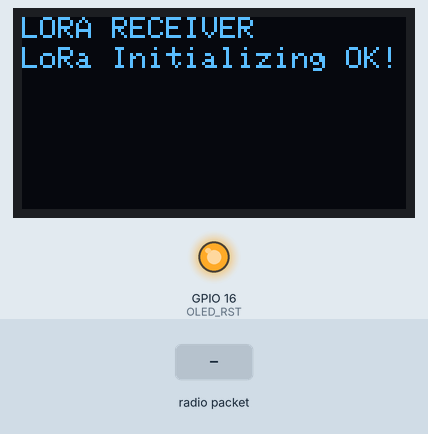
Simulated run of this sketch. Board: ESP32. On the bench: 128×64 one-colour display, output pins drawn as LEDs (lit = HIGH). The test bench sets the inputs (shaded band). No radio packets arrive unless stated; what the sketch prints to the serial monitor is not drawn.

Above: at 1.3 s.
1.4 s: radio packet "1" arrives
At 2.4 s:
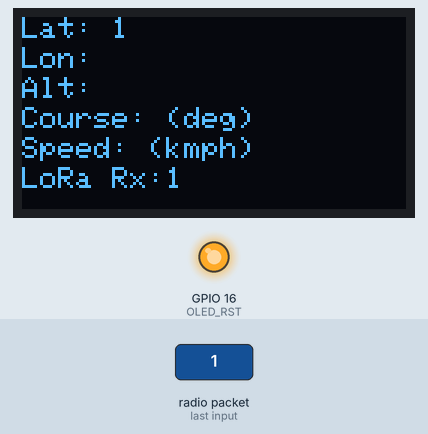
2.9 s: radio packet "0" arrives
At 3.5 s:
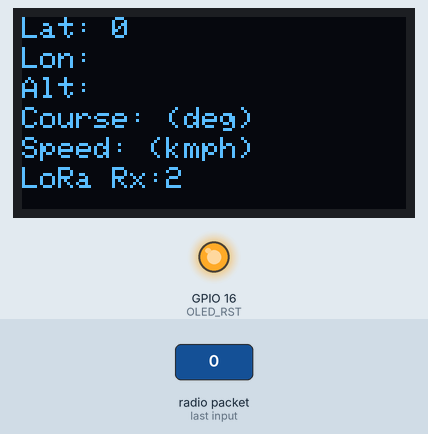
4.4 s: radio packet "2" arrives
At 5.9 s:
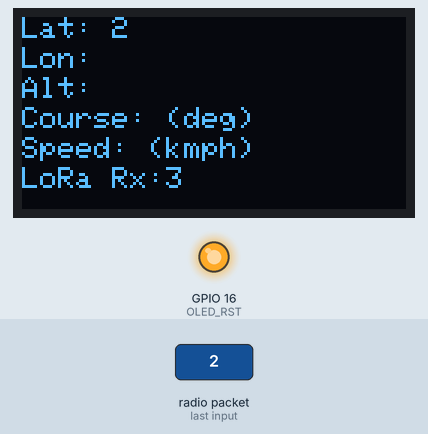
Timing chart, 0 to 7.4 s (numbered marks = the images above; inputs shaded):
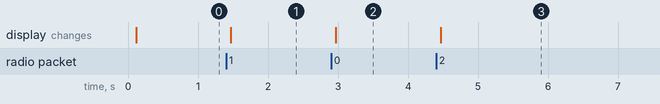

Measured:
- after the input at 1.4 s, the display: changes after 0.07 s (image 1)
- after the input at 2.9 s, the display: changes after 0.07 s (image 2)
- after the input at 4.4 s, the display: changes after 0.07 s (image 3)

The sketch:

ESP32GPSLoRaReceive.ino
```cpp
/*
 * ESP32 GPS LoRA Receiver
 *
 * Listens on LoRa 866E6 for comma delimited GPS msg in format
 * '50.72,-1.84,31.80,0.00,0.04'
 *
 * Tested on TTGO ESP32 OLED v1.3
 *
 */


//Libraries for LoRa
#include <SPI.h>
#include <LoRa.h>

//Libraries for OLED Display
#include <Wire.h>
#include <Adafruit_GFX.h>
#include <Adafruit_SSD1306.h>

//define the pins used by the LoRa transceiver module
#define SCK 5
#define MISO 19
#define MOSI 27
#define SS 18
#define RST 14
#define DIO0 26

//433E6 for Asia
//866E6 for Europe
//915E6 for North America
#define BAND 866E6

//OLED pins
#define OLED_SDA 4
#define OLED_SCL 15
#define OLED_RST 16
#define SCREEN_WIDTH 128 // OLED display width, in pixels
#define SCREEN_HEIGHT 64 // OLED display height, in pixels

Adafruit_SSD1306 display(SCREEN_WIDTH, SCREEN_HEIGHT, &Wire, OLED_RST);


unsigned long loraRxCount = 0;
char loraData[128];

const int b = 8;
char lat[b], lon[b], alt[b], course[b], speed[b];

bool displayRefresh = false;


void onReceive(int packetSize) {

  Serial.print("Received packet '");

  for (int i = 0; i < packetSize; i++) {
    loraData[i] = (char)LoRa.read();
    Serial.print(loraData[i]);
  }
  Serial.print("' with RSSI ");
  Serial.println(LoRa.packetRssi());

  ++loraRxCount;

  parseGPS(loraData);
  displayRefresh = true;
}

void updateOLED()
{
  display.clearDisplay();
  display.setTextColor(WHITE);
  display.setTextSize(1);
  display.setCursor(0,0);

  display.print("Lat: ");
  display.print(lat);

  display.setCursor(0,10);
  display.print("Lon: ");
  display.println(lon);

  display.setCursor(0,20);
  display.print("Alt: ");
  display.println(alt);

  display.setCursor(0,30);
  display.print("Course:");
  display.print(course);
  display.println(" (deg) ");

  display.setCursor(0,40);
  display.print("Speed:");
  display.print(speed);
  display.println(" (kmph)");


  display.setCursor(0,50);
  display.print("LoRa Rx:");
  display.println(loraRxCount);

  display.display();

}

void setup() {

  Serial.begin(115200);

  //reset OLED display via software
  pinMode(OLED_RST, OUTPUT);
  digitalWrite(OLED_RST, LOW);
  delay(20);
  digitalWrite(OLED_RST, HIGH);

  //initialize OLED
  Wire.begin(OLED_SDA, OLED_SCL);
  if(!display.begin(SSD1306_SWITCHCAPVCC, 0x3c, false, false)) { // Address 0x3C for 128x32
    Serial.println(F("SSD1306 allocation failed"));
    for(;;); // Don't proceed, loop forever
  }

  display.clearDisplay();
  display.setTextColor(WHITE);
  display.setTextSize(1);
  display.setCursor(0,0);
  display.print("LORA RECEIVER ");

  Serial.println("LoRa Receiver Test");

  //SPI LoRa pins
  SPI.begin(SCK, MISO, MOSI, SS);
  //setup LoRa transceiver module
  LoRa.setPins(SS, RST, DIO0);

  if (!LoRa.begin(BAND)) {
    Serial.println("Starting LoRa failed!");
    while (1);
  }

  Serial.println("LoRa Receiver Callback");

  if (!LoRa.begin(866E6)) {
    Serial.println("Starting LoRa failed!");
    while (1);
  }

  // Uncomment the next line to disable the default AGC and set LNA gain, values between 1 - 6 are supported
  // LoRa.setGain(6);

  // register the receive callback
  LoRa.onReceive(onReceive);

  // put the radio into receive mode
  LoRa.receive();

  Serial.println("LoRa Initializing OK!");
  display.setCursor(0,10);
  display.println("LoRa Initializing OK!");
  display.display();
}

void loop()
{
  if (displayRefresh)
  {
    updateOLED();
    displayRefresh = false;
  }
}


void parseGPS(char buff[])
{

  Serial.println("parseGPS()");
  Serial.println(buff);

  char * token = strtok(buff,",");
  if (token != NULL)
  {
    strcpy(lat, token);
  }
  token = strtok(NULL,",");
  if (token != NULL)
  {
    strcpy(lon, token);
  }
  token = strtok(NULL,",");
  if (token != NULL)
  {
    strcpy(alt, token);
  }
  token = strtok(NULL,",");
  if (token != NULL)
  {
    strcpy(course, token);
  }
  token = strtok(NULL,",");
  if (token != NULL)
  {
    strcpy(speed, token);
  }

  Serial.println(lat);
  Serial.println(lon);
  Serial.println(alt);
  Serial.println(course);
  Serial.println(speed);

  /*
  int idx = 0;
  while(token){
     Serial.println(token);
     token = strtok(NULL,",");
  }
  */
}
```
